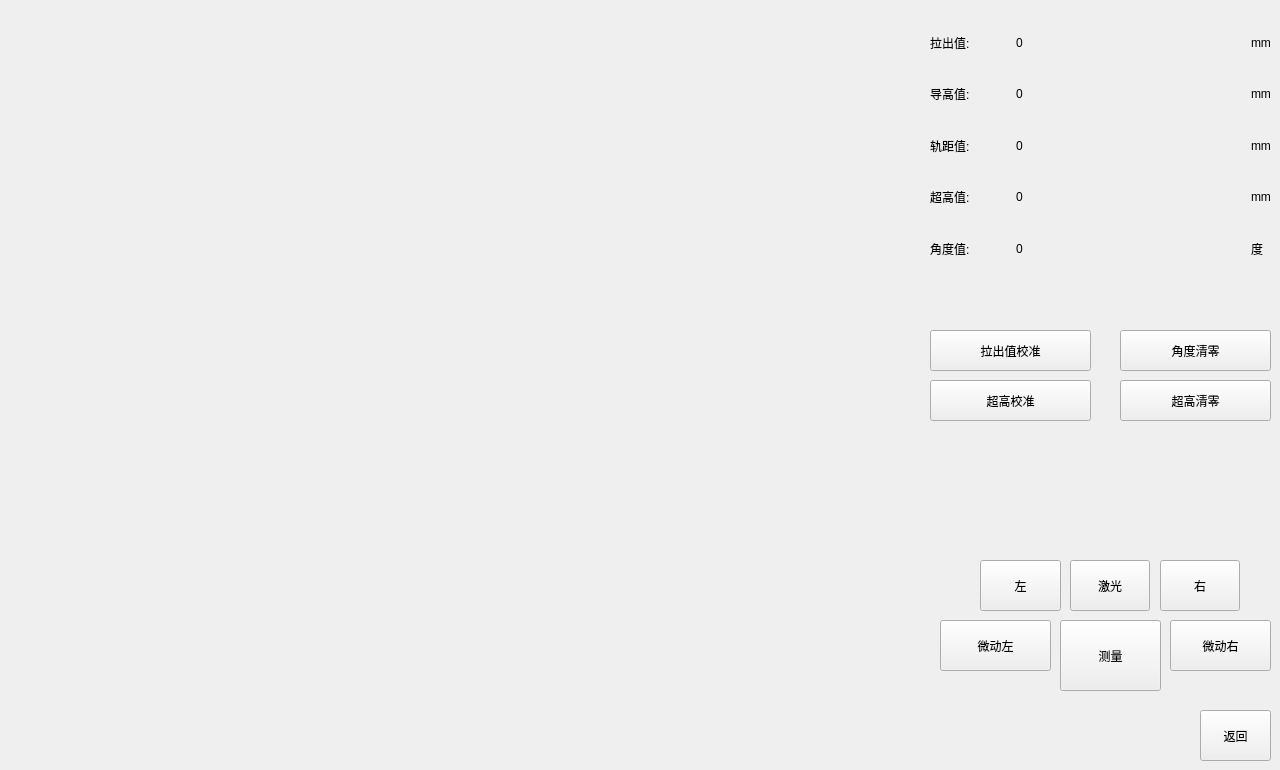
   <widget class="QWidget" name="PageAngleConfig">
    <widget class="QPushButton" name="btnSC_QJConfig_2">
     <property name="geometry">
      <rect>
       <x>930</x>
       <y>380</y>
       <width>161</width>
       <height>41</height>
      </rect>
     </property>
     <property name="text">
      <string>超高校准</string>
     </property>
    </widget>
    <widget class="QWidget" name="wgtCamara_ac_Config" native="true">
     <property name="geometry">
      <rect>
       <x>20</x>
       <y>20</y>
       <width>901</width>
       <height>691</height>
      </rect>
     </property>
     <widget class="QLabel" name="lblACMessage">
      <property name="geometry">
       <rect>
        <x>200</x>
        <y>10</y>
        <width>421</width>
        <height>51</height>
       </rect>
      </property>
      <property name="styleSheet">
       <string notr="true">color:rgb(255,0,0);
font: 75 24pt &quot;微软雅黑&quot;;</string>
      </property>
      <property name="text">
       <string/>
      </property>
     </widget>
    </widget>
    <widget class="QPushButton" name="btnSC_JDConfig_2">
     <property name="geometry">
      <rect>
       <x>930</x>
       <y>330</y>
       <width>161</width>
       <height>41</height>
      </rect>
     </property>
     <property name="text">
      <string>拉出值校准</string>
     </property>
    </widget>
    <widget class="QPushButton" name="btnSC_jd_clear_2">
     <property name="geometry">
      <rect>
       <x>1120</x>
       <y>330</y>
       <width>151</width>
       <height>41</height>
      </rect>
     </property>
     <property name="text">
      <string>角度清零</string>
     </property>
    </widget>
    <widget class="QPushButton" name="btnSC_qj_clear_2">
     <property name="geometry">
      <rect>
       <x>1120</x>
       <y>380</y>
       <width>151</width>
       <height>41</height>
      </rect>
     </property>
     <property name="text">
      <string>超高清零</string>
     </property>
    </widget>
    <widget class="QPushButton" name="btn_AC_Back">
     <property name="geometry">
      <rect>
       <x>1200</x>
       <y>710</y>
       <width>71</width>
       <height>51</height>
      </rect>
     </property>
     <property name="text">
      <string>返回</string>
     </property>
    </widget>
    <widget class="QPushButton" name="btn_AC_left_small">
     <property name="geometry">
      <rect>
       <x>940</x>
       <y>620</y>
       <width>111</width>
       <height>51</height>
      </rect>
     </property>
     <property name="text">
      <string>微动左</string>
     </property>
    </widget>
    <widget class="QPushButton" name="btn_AC_right_small">
     <property name="geometry">
      <rect>
       <x>1170</x>
       <y>620</y>
       <width>101</width>
       <height>51</height>
      </rect>
     </property>
     <property name="text">
      <string>微动右</string>
     </property>
    </widget>
    <widget class="QPushButton" name="btn_AC_right">
     <property name="geometry">
      <rect>
       <x>1160</x>
       <y>560</y>
       <width>80</width>
       <height>51</height>
      </rect>
     </property>
     <property name="text">
      <string>右</string>
     </property>
    </widget>
    <widget class="QPushButton" name="btnConfigMeasure">
     <property name="geometry">
      <rect>
       <x>1060</x>
       <y>620</y>
       <width>101</width>
       <height>71</height>
      </rect>
     </property>
     <property name="text">
      <string>测量</string>
     </property>
    </widget>
    <widget class="QPushButton" name="btnACLaser">
     <property name="geometry">
      <rect>
       <x>1070</x>
       <y>560</y>
       <width>80</width>
       <height>51</height>
      </rect>
     </property>
     <property name="text">
      <string>激光</string>
     </property>
    </widget>
    <widget class="QPushButton" name="btn_AC_left">
     <property name="geometry">
      <rect>
       <x>980</x>
       <y>560</y>
       <width>81</width>
       <height>51</height>
      </rect>
     </property>
     <property name="text">
      <string>左</string>
     </property>
    </widget>
    <widget class="QWidget" name="layoutWidget">
     <property name="geometry">
      <rect>
       <x>930</x>
       <y>20</y>
       <width>341</width>
       <height>251</height>
      </rect>
     </property>
     <layout class="QVBoxLayout" name="verticalLayout_35">
      <item>
       <layout class="QHBoxLayout" name="horizontalLayout_65">
        <item>
         <widget class="QLabel" name="label_140">
          <property name="minimumSize">
           <size>
            <width>80</width>
            <height>0</height>
           </size>
          </property>
          <property name="maximumSize">
           <size>
            <width>80</width>
            <height>16777215</height>
           </size>
          </property>
          <property name="text">
           <string>拉出值:</string>
          </property>
         </widget>
        </item>
        <item>
         <widget class="QLabel" name="lblJBCL_LCZ_2">
          <property name="text">
           <string>0</string>
          </property>
         </widget>
        </item>
        <item>
         <widget class="QLabel" name="label_141">
          <property name="minimumSize">
           <size>
            <width>20</width>
            <height>0</height>
           </size>
          </property>
          <property name="maximumSize">
           <size>
            <width>20</width>
            <height>16777215</height>
           </size>
          </property>
          <property name="text">
           <string>mm</string>
          </property>
         </widget>
        </item>
       </layout>
      </item>
      <item>
       <layout class="QHBoxLayout" name="horizontalLayout_66">
        <item>
         <widget class="QLabel" name="label_142">
          <property name="minimumSize">
           <size>
            <width>80</width>
            <height>0</height>
           </size>
          </property>
          <property name="maximumSize">
           <size>
            <width>80</width>
            <height>16777215</height>
           </size>
          </property>
          <property name="text">
           <string>导高值:</string>
          </property>
         </widget>
        </item>
        <item>
         <widget class="QLabel" name="lblJBCL_DGZ_2">
          <property name="text">
           <string>0</string>
          </property>
         </widget>
        </item>
        <item>
         <widget class="QLabel" name="label_143">
          <property name="minimumSize">
           <size>
            <width>20</width>
            <height>0</height>
           </size>
          </property>
          <property name="maximumSize">
           <size>
            <width>20</width>
            <height>16777215</height>
           </size>
          </property>
          <property name="text">
           <string>mm</string>
          </property>
         </widget>
        </item>
       </layout>
      </item>
      <item>
       <layout class="QHBoxLayout" name="horizontalLayout_67">
        <item>
         <widget class="QLabel" name="label_144">
          <property name="minimumSize">
           <size>
            <width>80</width>
            <height>0</height>
           </size>
          </property>
          <property name="maximumSize">
           <size>
            <width>80</width>
            <height>16777215</height>
           </size>
          </property>
          <property name="text">
           <string>轨距值:</string>
          </property>
         </widget>
        </item>
        <item>
         <widget class="QLabel" name="lblJBCL_GJZ_2">
          <property name="text">
           <string>0</string>
          </property>
         </widget>
        </item>
        <item>
         <widget class="QLabel" name="label_145">
          <property name="minimumSize">
           <size>
            <width>20</width>
            <height>0</height>
           </size>
          </property>
          <property name="maximumSize">
           <size>
            <width>20</width>
            <height>16777215</height>
           </size>
          </property>
          <property name="text">
           <string>mm</string>
          </property>
         </widget>
        </item>
       </layout>
      </item>
      <item>
       <layout class="QHBoxLayout" name="horizontalLayout_59">
        <item>
         <widget class="QLabel" name="label_136">
          <property name="minimumSize">
           <size>
            <width>80</width>
            <height>0</height>
           </size>
          </property>
          <property name="maximumSize">
           <size>
            <width>80</width>
            <height>16777215</height>
           </size>
          </property>
          <property name="text">
           <string>超高值:</string>
          </property>
         </widget>
        </item>
        <item>
         <widget class="QLabel" name="lblJBCL_CGZ_2">
          <property name="text">
           <string>0</string>
          </property>
         </widget>
        </item>
        <item>
         <widget class="QLabel" name="label_137">
          <property name="minimumSize">
           <size>
            <width>20</width>
            <height>0</height>
           </size>
          </property>
          <property name="maximumSize">
           <size>
            <width>20</width>
            <height>16777215</height>
           </size>
          </property>
          <property name="text">
           <string>mm</string>
          </property>
         </widget>
        </item>
       </layout>
      </item>
      <item>
       <layout class="QHBoxLayout" name="horizontalLayout_64">
        <item>
         <widget class="QLabel" name="label_138">
          <property name="minimumSize">
           <size>
            <width>80</width>
            <height>0</height>
           </size>
          </property>
          <property name="maximumSize">
           <size>
            <width>80</width>
            <height>16777215</height>
           </size>
          </property>
          <property name="text">
           <string>角度值:</string>
          </property>
         </widget>
        </item>
        <item>
         <widget class="QLabel" name="lblJBCL_JDZ_2">
          <property name="text">
           <string>0</string>
          </property>
         </widget>
        </item>
        <item>
         <widget class="QLabel" name="label_139">
          <property name="minimumSize">
           <size>
            <width>20</width>
            <height>0</height>
           </size>
          </property>
          <property name="maximumSize">
           <size>
            <width>20</width>
            <height>16777215</height>
           </size>
          </property>
          <property name="text">
           <string>度</string>
          </property>
         </widget>
        </item>
       </layout>
      </item>
     </layout>
    </widget>
   </widget>
